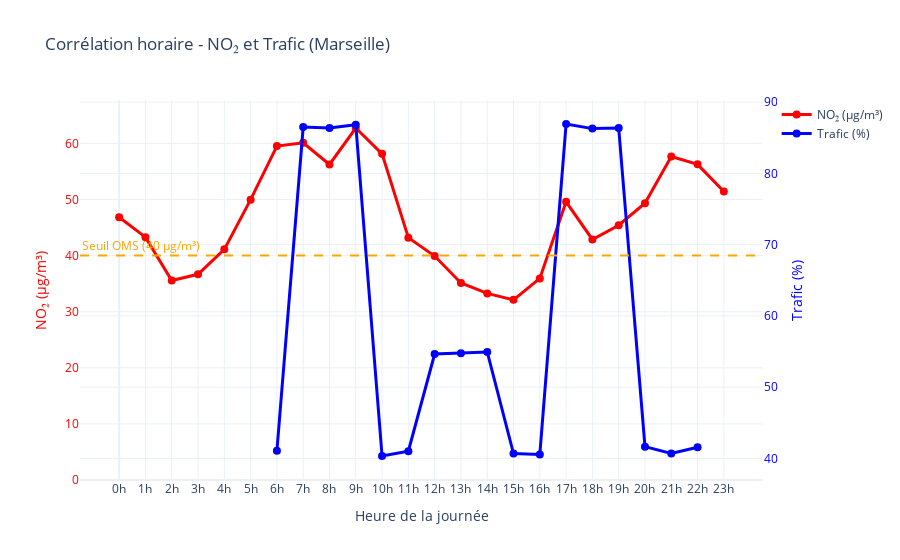

The code cell stored with this chart in its notebook:
### Code cell
import pandas as pd
import plotly.graph_objects as go
from sqlalchemy import create_engine

# --- Connexion PostgreSQL ---
PGHOST = "localhost"
PGPORT = "5432"
PGDB   = "qualair_db"
PGUSER = "yasminedri"
PGPASS = "qualair"
DB_URL = f"postgresql+psycopg2://{PGUSER}:{PGPASS}@{PGHOST}:{PGPORT}/{PGDB}"
engine = create_engine(DB_URL)

# --- Ville à filtrer ---
ville = "Marseille"

# --- Lecture trafic ---
df_trafic = pd.read_sql(f"""
SELECT date, heure, trafic, ville
FROM public.trafic_synthetique
WHERE ville = '{ville}'
""", engine)
df_trafic['date_heure'] = pd.to_datetime(df_trafic['date'].astype(str) + ' ' + df_trafic['heure'].astype(str))

# --- Lecture mesures NO2 ---
df_mesures = pd.read_sql(f"""
SELECT m.date, m.heure, m.polluant, m.valeur, s.ville
FROM public.mesure_journaliere m
JOIN public.station s ON m.id_station = s.id_station
WHERE m.polluant = 'NO2' AND s.ville = '{ville}'
""", engine)
df_mesures['date_heure'] = pd.to_datetime(df_mesures['date'].astype(str) + ' ' + df_mesures['heure'].astype(str))

# --- Agrégation par heure ---
trafic_hourly = df_trafic.groupby(df_trafic['date_heure'].dt.hour)['trafic'].mean()
no2_hourly = df_mesures.groupby(df_mesures['date_heure'].dt.hour)['valeur'].mean()

# --- Graphique double axe ---
fig = go.Figure()

# NO2
fig.add_trace(go.Scatter(
    x=no2_hourly.index, y=no2_hourly.values,
    mode='lines+markers',
    name='NO₂ (µg/m³)',
    yaxis='y1',
    line=dict(color='red', width=3),
    marker=dict(size=8)
))

# Trafic
fig.add_trace(go.Scatter(
    x=trafic_hourly.index, y=trafic_hourly.values,
    mode='lines+markers',
    name='Trafic (%)',
    yaxis='y2',
    line=dict(color='blue', width=3),
    marker=dict(size=8)
))

# Ligne de seuil NO₂ (OMS : 40 µg/m³)
fig.add_hline(
    y=40,
    line_dash="dash",
    line_color="orange",
    annotation_text="Seuil OMS (40 µg/m³)",
    annotation_position="top left",
    annotation_font_color="orange"
)

# Mise en forme
fig.update_layout(
    title=f"No2 et trafic en fonctions des heures({ville})",
    xaxis=dict(
        title="Heure de la journée",
        tickmode='array',
        tickvals=list(range(0, 24)),
        ticktext=[f"{h}h" for h in range(0, 24)]
    ),
    yaxis=dict(title="NO₂ (µg/m³)", color='red', range=[0, max(no2_hourly.max(), 45) + 5]),
    yaxis2=dict(title="Trafic (%)", overlaying='y', side='right', color='blue'),
    template="plotly_white"
)

fig.show()

### Figure 1 — Plotly figure (JSON) as saved in the notebook; plotly's stock layout.template omitted (floating-point values rounded to 4 significant figures)
{"data": [{"line": {"color": "red", "width": 3}, "marker": {"size": 8}, "mode": "lines+markers", "name": "NO₂ (µg/m³)", "type": "scatter", "x": [0, 1, 2, 3, 4, 5, 6, 7, 8, 9, 10, 11, 12, 13, 14, 15, 16, 17, 18, 19, 20, 21, 22, 23], "y": [46.85, 43.29, 35.56, 36.67, 41.12, 49.98, 59.54, 60.12, 56.25, 62.74, 58.14, 43.21, 39.92, 35.12, 33.27, 32.12, 35.94, 49.59, 42.88, 45.42, 49.35, 57.66, 56.27, 51.44], "yaxis": "y"}, {"line": {"color": "blue", "width": 3}, "marker": {"size": 8}, "mode": "lines+markers", "name": "Trafic (%)", "type": "scatter", "x": [6, 7, 8, 9, 10, 11, 12, 13, 14, 15, 16, 17, 18, 19, 20, 21, 22], "y": [41.06, 86.5, 86.38, 86.84, 40.33, 41.01, 54.65, 54.74, 54.94, 40.68, 40.54, 86.93, 86.28, 86.37, 41.64, 40.7, 41.55], "yaxis": "y2"}], "layout": {"annotations": [{"font": {"color": "orange"}, "showarrow": false, "text": "Seuil OMS (40 µg/m³)", "x": 0, "xanchor": "left", "xref": "x domain", "y": 40, "yanchor": "bottom", "yref": "y"}], "shapes": [{"line": {"color": "orange", "dash": "dash"}, "type": "line", "x0": 0, "x1": 1, "xref": "x domain", "y0": 40, "y1": 40, "yref": "y"}], "title": {"text": "Corrélation horaire - NO₂ et Trafic (Marseille)"}, "xaxis": {"tickmode": "array", "ticktext": ["0h", "1h", "2h", "3h", "4h", "5h", "6h", "7h", "8h", "9h", "10h", "11h", "12h", "13h", "14h", "15h", "16h", "17h", "18h", "19h", "20h", "21h", "22h", "23h"], "tickvals": [0, 1, 2, 3, 4, 5, 6, 7, 8, 9, 10, 11, 12, 13, 14, 15, 16, 17, 18, 19, 20, 21, 22, 23], "title": {"text": "Heure de la journée"}}, "yaxis": {"color": "red", "range": [0, 67.74], "title": {"text": "NO₂ (µg/m³)"}}, "yaxis2": {"color": "blue", "overlaying": "y", "side": "right", "title": {"text": "Trafic (%)"}}}}
